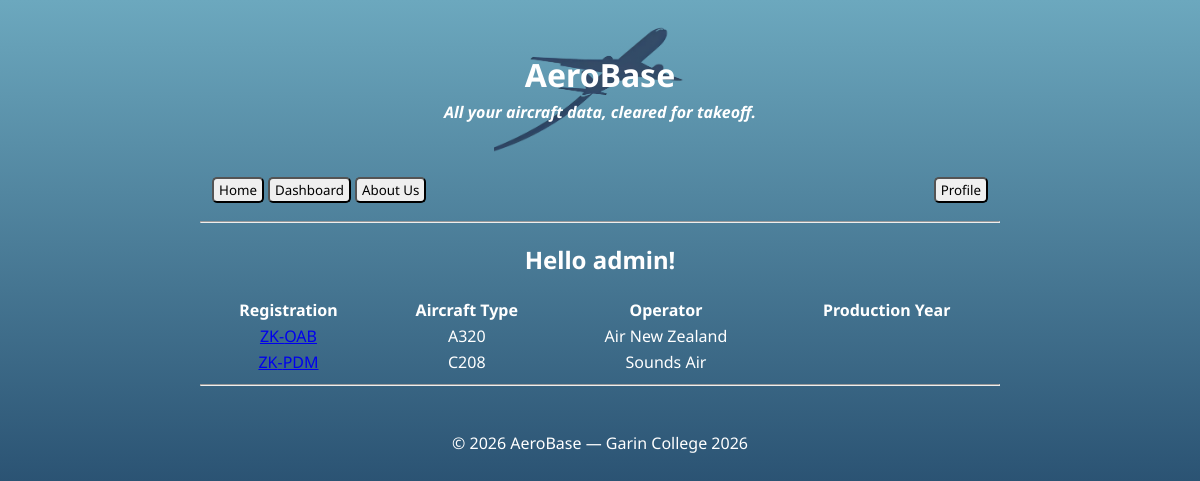
Screenshot of /database/aircraft (signed in) with the database file from the repository.
### app.py (models this page shows)
class Aircraft(db.Model):
    id = db.Column(db.Integer, primary_key = True)
    registration = db.Column(db.String(10), nullable = False)
    year_produced = db.Column(db.Integer, nullable = True)
    operator_id = db.Column(db.String(3), db.ForeignKey("operator.icao"), nullable=False)
    registration_prefix = db.Column(db.String(5), db.ForeignKey("registration_prefix.prefix"), nullable=False)
    manufacturer_id = db.Column(db.Integer, db.ForeignKey("manufacturer.manufacturer_id"), nullable=False)
    user_id = db.Column(db.Integer, db.ForeignKey("user.id"), nullable = True)
    __table_args__ = ( # Checks that the combination of the prefix and registration are unique, so something like ZK-ABC can exist, but so can VH-ABC and not a second ZK-ABC.
        db.UniqueConstraint(
            "registration_prefix",
            "registration",
            name = "unique_registration"
        ),
    )
    operator = db.relationship(
        "Operator",
        back_populates = "aircrafts"
    )
    prefix = db.relationship(
        "RegistrationPrefix",
        back_populates = "aircrafts"
    )
    manufacturer = db.relationship(
        "Manufacturer",
        back_populates = "aircrafts"
    )

class Manufacturer(db.Model):
    manufacturer_id = db.Column(db.Integer, primary_key = True)
    type_icao = db.Column(db.String(4), nullable = False)
    manufacturer_name = db.Column(db.String(50), nullable = False)
    model_name = db.Column(db.String(50), nullable = False)
    wake_cat = db.Column(db.String(1), nullable = False)
    operators = db.relationship(
        "Operator",
        secondary = manufacturer_operator,
        back_populates = "manufacturers"
    )
    aircrafts = db.relationship(
        "Aircraft",
        back_populates = "manufacturer"
    )

class Operator(db.Model):
    icao = db.Column(db.String(3), primary_key = True)
    hub_icao = db.Column(db.String(4), nullable = False)
    year_founded = db.Column(db.Integer, nullable = False)
    operator_name = db.Column(db.String(25), nullable = False)
    user_id = db.Column(db.Integer, db.ForeignKey("user.id"), nullable = True)
    manufacturers = db.relationship(
        "Manufacturer",
        secondary = manufacturer_operator,
        back_populates = "operators"
    )
    aircrafts = db.relationship(
        "Aircraft",
        back_populates = "operator"
    )

### app.py (the view)
    @app.route("/database/aircraft")
    def dbaircraft():
        aircraft = Aircraft.query.order_by(Aircraft.operator_id).all() # Pulls all aircraft from the database
        if "user" in session:
            return render_template(
                "aircraft.html",
                page_title = "Database (Aircraft)",
                user=session["user"],
                aircrafts=aircraft
            )
        else:
            return redirect(url_for("login"))

### app.py (called while the page is built)
@app.context_processor
def inject_user():
   return{
       "logged_in": "user" in session
   }

### templates/aircraft.html (shortened to what this page needs)
{% extends "layout.html" %}
{% block content %}
<h2 style="color: #ffffff;">Hello {{user}}!</h2>
<table style="width: 100%; color:#ffffff;">
    <tr>
        <th>Registration</th>
        <th>Aircraft Type</th>
        <th>Operator</th>
        <th>Production Year</th>
    </tr>
    {% for aircraft in aircrafts %}
    <tr>
        <td><a href="/database/aircraft/{{ aircraft.id }}">{{aircraft.registration_prefix}}-{{aircraft.registration}}</a></td>
        <td>{{aircraft.manufacturer.type_icao}}</td>
        <td>{{aircraft.operator.operator_name}}</td>
        <td>
        </td>
    </tr>
    {% endfor %}
</table>
{% endblock %}

### static/style.css (style rules this page uses)
html { height:100%; }
body { font-family: 'Noto Sans', sans-serif; max-width: 800px; margin: 20px auto; background-image: linear-gradient(to bottom, #6ca8be, #001b42); background-repeat: no-repeat; background-attachment: fixed; text-align:center; }

### rows the page displays
Aircraft: registration_prefix "ZK", registration "OAB", manufacturer.type_icao "A320", operator.operator_name "Air New Zealand"
Aircraft: registration_prefix "ZK", registration "PDM", manufacturer.type_icao "C208", operator.operator_name "Sounds Air"

### other values shown
{{ user }} "admin"
